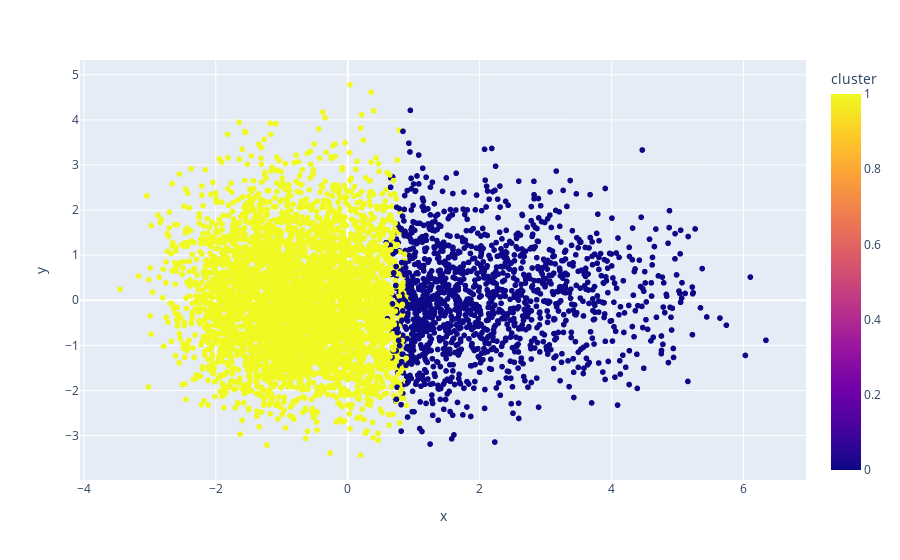

The cell this chart's notebook holds for it:
### Markdown cell above
## 6.3 Clustering Pipeline
Building a clustering pipeline using K-Means clustering to group songs based on their audio features. Also using Isolation Forest to remove outliers before clustering. This is to prevent cluster imbalance and ensure that the clusters are meaningful.

### Code cell
from sklearn.cluster import MiniBatchKMeans
from sklearn.ensemble import IsolationForest
from sklearn.preprocessing import StandardScaler
from sklearn.decomposition import PCA
import pandas as pd
import plotly.express as px

# Define your feature names (the columns used for clustering)
feature_names = ['Danceability', 'Energy', 'Loudness', 'Speechiness', 
                 'Acousticness', 'Instrumentalness', 'Liveness', 'Valence', 'Tempo']

# X as the feature names and popularity column
X = data[feature_names + ['Popularity']]

# Step 1: Use IsolationForest to remove outliers
iso_forest = IsolationForest(contamination=0.05, random_state=42)  # Adjust contamination level as needed
outliers = iso_forest.fit_predict(X)

# Keep only inliers (outliers == 1)
X_cleaned = X[outliers == 1]
data_cleaned = data[outliers == 1].reset_index(drop=True)  # Keep only inliers in the data

# Step 2: Define the MiniBatchKMeans clustering pipeline
song_cluster_pipeline = Pipeline([
    ('scaler', StandardScaler()), 
    ('kmeans', MiniBatchKMeans(n_clusters=2, random_state=42))
])

# Fit the pipeline on the cleaned data
song_cluster_pipeline.fit(X_cleaned)
song_cluster_labels = song_cluster_pipeline.predict(X_cleaned)

# Add cluster labels to the cleaned data
data_cleaned['cluster_label'] = song_cluster_labels

# Step 3: PCA for dimensionality reduction and visualization
pca_pipeline = Pipeline([('scaler', StandardScaler()), ('PCA', PCA(n_components=2))])
song_embedding = pca_pipeline.fit_transform(X_cleaned)

# Create a DataFrame for projection
projection = pd.DataFrame(columns=['x', 'y'], data=song_embedding)
projection['title'] = data_cleaned['Song']
projection['cluster'] = data_cleaned['cluster_label']

# Step 4: Plot the clusters using Plotly
fig = px.scatter(
    projection, x='x', y='y', color='cluster', hover_data=['x', 'y', 'title'])
fig.show()

### Figure 1 — Plotly figure (JSON) as saved in the notebook; plotly's stock layout.template omitted (floating-point values rounded to 4 significant figures; data arrays with more than 128 entries replaced by an {"elided": "..."} marker saying what was removed)
{"data": [{"customdata": {"elided": "5717x1 str values"}, "hovertemplate": "x=%{x}<br>y=%{y}<br>title=%{customdata[0]}<br>cluster=%{marker.color}<extra></extra>", "legendgroup": "", "marker": {"color": {"elided": "5717 int values"}, "coloraxis": "coloraxis", "symbol": "circle"}, "mode": "markers", "name": "", "showlegend": false, "x": {"elided": "5717 float values"}, "xaxis": "x", "y": {"elided": "5717 float values"}, "yaxis": "y", "type": "scattergl"}], "layout": {"xaxis": {"anchor": "y", "domain": [0.0, 1.0], "title": {"text": "x"}}, "yaxis": {"anchor": "x", "domain": [0.0, 1.0], "title": {"text": "y"}}, "coloraxis": {"colorbar": {"title": {"text": "cluster"}}, "colorscale": [[0.0, "#0d0887"], [0.1111, "#46039f"], [0.2222, "#7201a8"], [0.3333, "#9c179e"], [0.4444, "#bd3786"], [0.5556, "#d8576b"], [0.6667, "#ed7953"], [0.7778, "#fb9f3a"], [0.8889, "#fdca26"], [1.0, "#f0f921"]]}, "legend": {"tracegroupgap": 0}, "margin": {"t": 60}}}
